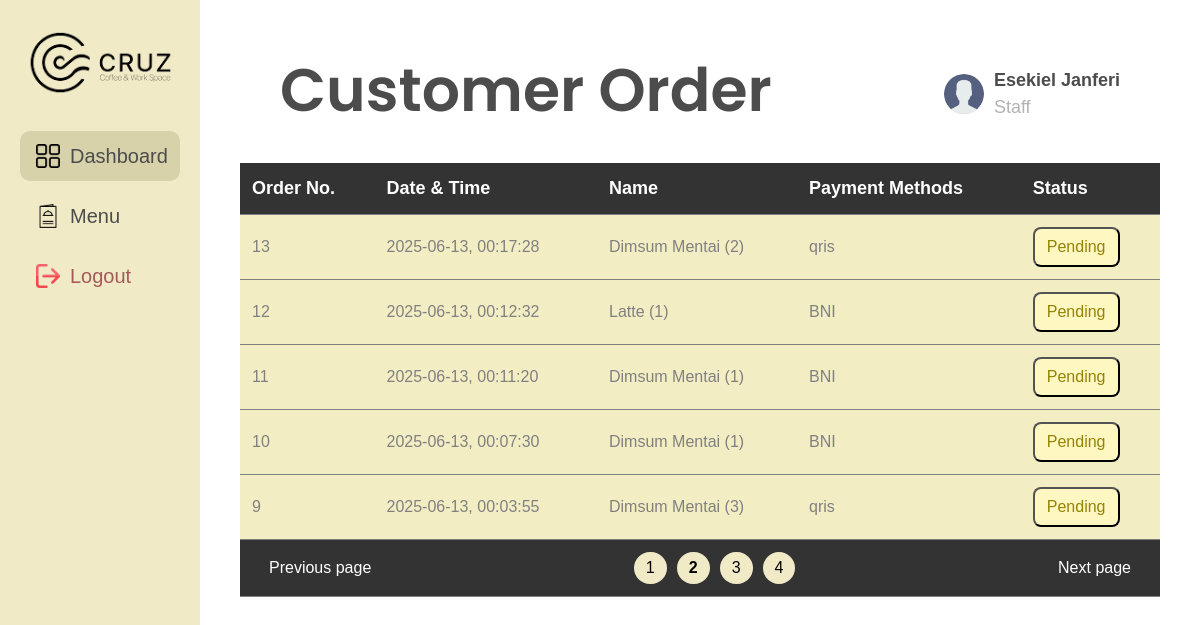
/Staff/dashboard.php?page=2, run on the app's committed database.
### tables this page shows
CREATE TABLE `pesanan` (
  `id_pesanan` int NOT NULL,
  `tanggal_pesanan` date NOT NULL,
  `waktu_pesanan` time NOT NULL,
  `total_bayar` decimal(10,2) NOT NULL,
  `payment_method` enum('qris','BNI','BCA','gopay','spay') NOT NULL,
  `detail_pesanan` text,
  `status` enum('done','pending','verified') DEFAULT 'pending'
);

### Staff/dashboard.php (the view, shortened to what this page needs)
<!DOCTYPE html>
<html lang="id">
<head>
  <link rel="stylesheet" href="style.css">
  <link href="https://cdn.jsdelivr.net/npm/bootstrap@5.3.0/dist/css/bootstrap.min.css" rel="stylesheet">
</head>
<body class="dashboard">
  <aside>
    <div>
      <div class="logo"><img src="images/logocruz.png" alt="CRUZ Logo"></div>
      <nav>
        <a href="#" class="active"><img src="images/dashboard.png" alt="Dashboard Icon">Dashboard</a>
        <a href="menu_staff.php"><img src="images/menu.png" alt="Menu Icon">Menu</a>
        <a href="login_staff.php" class="logout"><img src="images/logout.png" alt="Logout Icon">Logout</a>
      </nav>
    </div>
  </aside>
  <div class="main">
    <div class="header">
      <h1>Customer Order</h1>
      <div class="profile">
        <img src="images/profile.png" alt="Foto Profil" />
        <div>
          <div>Esekiel Janferi</div>
          <small>Staff</small>
        </div>
      </div>
    </div>
    <div class="table">
      <table>
        <thead>
          <tr>
            <th>Order No.</th>
            <th>Date & Time</th>
            <th>Name</th>
            <th>Payment Methods</th>
            <th>Status</th>
          </tr>
        </thead>
        <tbody>
          <?php
            include ("koneksi.php");
            $limit = 5;
            $page = isset($_GET['page']) ? (int)$_GET['page'] : 1;
            $start = ($page - 1) * $limit;
            $total_query = mysqli_query($koneksi, "SELECT COUNT(*) as total FROM pesanan");
            $total_data = mysqli_fetch_assoc($total_query)['total'];
            $total_pages = ceil($total_data / $limit);
            $sql = "select * from pesanan ORDER BY id_pesanan DESC LIMIT $start, $limit";
            $q1 = mysqli_query($koneksi, $sql);
            while ($data = mysqli_fetch_assoc($q1)) {
          ?>
          <tr>
            <td><?=$data['id_pesanan']?></td>
            <td><?=$data['tanggal_pesanan']?>, <?=$data['waktu_pesanan']?></td>
            <td>
              <?php
                $details = json_decode($data['detail_pesanan'], true);
                $result = [];
                foreach ($details as $item) {
                    $result[] = $item['nama'] . ' (' . $item['jumlah'] . ')';
                }
                echo implode('<br>', $result);
                ?>
            </td>
            <td><?=$data['payment_method']?></td>
            <td>
               <form method="POST" action="ubah_status.php" style="display:inline;">
                  <?php if ($data['status'] == 'pending') { ?>
                    <button type="submit" class="status pending">Pending</button>
                  <?php } elseif ($data['status'] == 'verified') { ?>
                    <button type="submit" class="status verified">Verified</button>
                  <?php } elseif ($data['status'] == 'done') { ?>
                    <span class="status done">Done</span>
                  <?php } ?>
                </form>
            </td>
          </tr>
        <?php } ?>
        </tbody>
        <tfoot>
          <tr>
            <td colspan="5">
      <div class="pagination-wrapper">
        <div class="pagination-left">
          <?php if ($page > 1): ?>
            <a href="?page=<?= $page - 1 ?>" class="footer-table">Previous page</a>
          <?php else: ?>
            <span class="footer-table disabled">Previous page</span>
          <?php endif; ?>
        </div>
        <div class="pagination-center">
          <?php for ($i = 1; $i <= max(1, $total_pages); $i++): ?>
            <a href="?page=<?= $i ?>" class="<?= $i == $page ? 'active' : '' ?>"><?= $i ?></a>
          <?php endfor; ?>
        </div>
        <div class="pagination-right">
          <?php if ($page < $total_pages): ?>
            <a href="?page=<?= $page + 1 ?>" class="footer-table">Next page</a>
          <?php else: ?>
            <span class="footer-table disabled">Next page</span>
          <?php endif; ?>
        </div>
      </div>
    </td>
          </tr>
        </tfoot>
      </table>
    </div>
  </div>
</body>
</html>

### Staff/style.css (style rules this page uses)
h1 { font-family: 'Suez One', serif; color: #07143B; font-size: 50px; margin-bottom: 20px; }
form { display: flex; flex-direction: column; align-items: center; }
* { margin: 0; padding: 0; box-sizing: border-box; font-family: 'Manrope', sans-serif; }
body.dashboard { display: flex; background-color: #fff; }
aside { width: 200px; background-color: #f0eac7; height: 100vh; padding: 30px 20px; display: flex; flex-direction: column; justify-content: space-between; }
.logo { margin-bottom: 35px; display: flex; justify-content: center; }
.logo img { width: 150px; height: auto; object-fit: contain; }
nav a { display: flex; align-items: center; gap: 10px; padding: 10px 16px; width: 100%; box-sizing: border-box; margin: 10px 0; text-decoration: none; font-weight: 500; font-size: 20px; color: #4C4C4C; border-radius: 10px; transition: background-color 0.3s, color 0.3s; }
nav a.active { background-color: #d8d2aa; color: #4C4C4C; }
aside nav a img { width: 24px; height: 24px; object-fit: contain; }
nav a.logout { color: #A65959; font-weight: 500; }
.main { flex: 1; padding: 40px; }
.header { display: flex; justify-content: space-between; align-items: center; }
.header h1 { font-family: 'Poppins', sans-serif; font-size: 60px; font-weight: 600; line-height: 1; color: #4C4C4C; }
.profile { display: flex; align-items: center; gap: 10px; }
.profile img { width: 40px; height: 40px; border-radius: 50%; background-color: #ccc; }
.profile div:first-child { font-size: 18px; font-weight: 600; color: #4C4C4C; }
.profile small { display: block; font-size: 18px; font-weight: 500; color: #B3B3B3; }
.table { margin-top: 15px; }
table { width: 100%; border-collapse: collapse; background-color: #f3edc4; }
th { background-color: #333; color: #fff; padding: 12px; text-align: left; font-size: 18px; font-weight: 700; font-family: 'Manrope', sans-serif; }
td { padding: 12px; border-bottom: 1px solid #ccc; font-size: 16px; font-weight: 400; color: #808080; background-color: #f3edc4; }
tfoot td { background-color: #333; text-align: center; }
.status { padding: 6px 12px; border-radius: 8px; font-weight: 400; font-size: 16px; display: inline-block; }
.pending { background-color: #fff7c2; color: #938406; }
.pagination-wrapper { display: flex; justify-content: space-between; align-items: center; background-color: #333; }
.pagination-left, .pagination-right { justify-content: flex-start; }
.pagination-right { justify-content: flex-end; }
.pagination-center { flex: 2; display: flex; justify-content: center; gap: 10px; }
.pagination-center a { padding: 4px 12px; background-color: #f0eac7; border: none; border-radius: 20px; cursor: pointer; font-size: 16px; font-weight: 350; color: black; text-decoration: none; }
.pagination-center a.active { font-weight: 800; }
.footer-table { margin: 5px; padding: 8px 12px; color: #fff; text-decoration: none; font-size: 16px; font-weight: 350; }
body { margin: 0; font-family: 'Inter', sans-serif; background-color: #f3edc4; }
.header { display: flex; justify-content: space-between; align-items: center; padding: 20px 40px; }

### data on the page
pesanan: id_pesanan "13", tanggal_pesanan "2025-06-13", waktu_pesanan "00:17:28", result "Dimsum Mentai (2)", payment_method "qris", status "Pending"
pesanan: id_pesanan "12", tanggal_pesanan "2025-06-13", waktu_pesanan "00:12:32", result "Latte (1)", payment_method "BNI", status "Pending"
pesanan: id_pesanan "11", tanggal_pesanan "2025-06-13", waktu_pesanan "00:11:20", result "Dimsum Mentai (1)", payment_method "BNI", status "Pending"
pesanan: id_pesanan "10", tanggal_pesanan "2025-06-13", waktu_pesanan "00:07:30", result "Dimsum Mentai (1)", payment_method "BNI", status "Pending"
pesanan: id_pesanan "9", tanggal_pesanan "2025-06-13", waktu_pesanan "00:03:55", result "Dimsum Mentai (3)", payment_method "qris", status "Pending"
